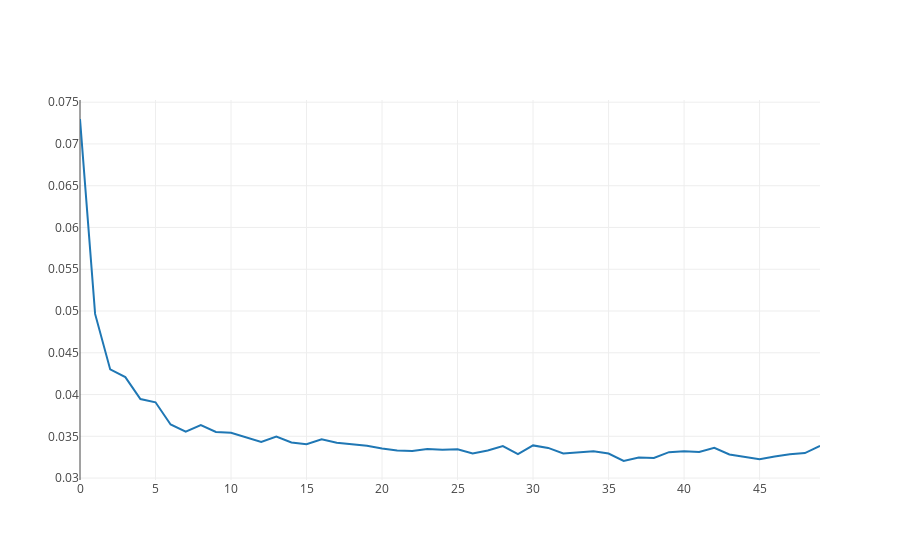

Write notebook code for a chart like this one.
### Code cell
# Gráfico del error MAE
history_error_btc = go.Scatter(x=model_btc_history.epoch, y=model_btc_history.history['loss'])
py.iplot([history_error_btc])
